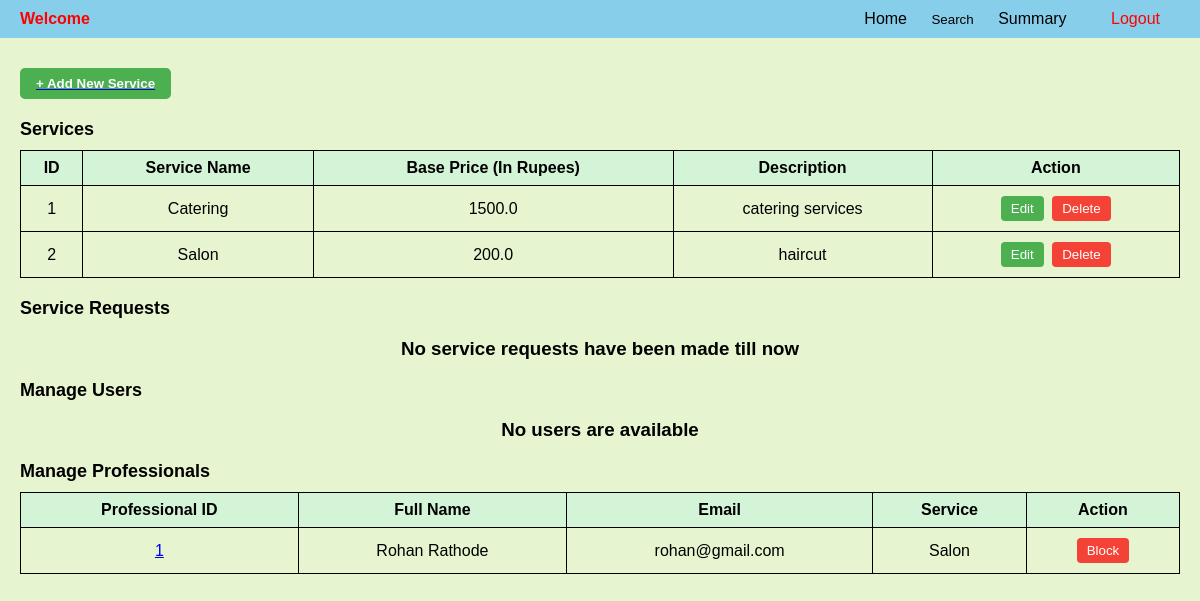
The page /admin on the database its author committed.
### backend/models.py (models this page shows)
class Service(db.Model):
    __tablename__="service"
    id=db.Column(db.Integer,primary_key=True)
    name=db.Column(db.String,unique=True,nullable=False)
    baseprice=db.Column(db.Float, default=0.0)
    desc=db.Column(db.String,nullable=False)
    professionals=db.relationship('Prof_Info', back_populates='service',cascade='all,delete')

class Prof_Info(db.Model):
    __tablename__="prof_info"
    id=db.Column(db.Integer,primary_key=True)
    email=db.Column(db.String,unique=True,nullable=False)
    password=db.Column(db.String,nullable=False)
    role=db.Column(db.Integer,default=2)
    full_name=db.Column(db.String,nullable=False)
    service_name=db.Column(db.Integer, db.ForeignKey("service.id"), nullable=False)
    experience=db.Column(db.Integer,nullable=False)
    location=db.Column(db.String,nullable=False)
    pin_code=db.Column(db.Integer,nullable=False)
    prof_status=db.Column(db.String,default='requested')#requested,approved,rejected,blocked
    service=db.relationship("Service",back_populates="professionals")

### backend/controllers.py (the view)
@app.route("/admin")
def admin_dashboard():
    services=Service.query.all()
    professionals=Prof_Info.query.all()
    users=User_Info.query.all()
    return render_template("admin_dash.html", services=services, professionals=professionals, users=users)

### templates/admin_dash.html (shortened to what this page needs)
{% extends "admin_layout.html" %}
{% block content %}
</head>
<body>
    <div class="container">
        <a href="/service" type="button">
            <button type="submit" class="btn-add">+ Add New Service</button>
        </a>
        <div class="section-title">Services</div>
        {% if services %}
        <table class="table">
             <tr>
                <th>ID</th>
                <th>Service Name</th>
                <th>Base Price (In Rupees)</th>
                <th>Description</th>
                <th>Action</th>
             </tr>
             {% for service in services %}
             <tr>
                <td>{{ service.id }}</td>
                <td>{{ service.name }}</td>
                <td>{{ service.baseprice }}</td>
                <td>{{ service.desc }}</td>
                <td class="action-buttons">
                    <a href="/edit_service/{{service.id}}" type="button"><button class="btn-edit">Edit</button></a>
                    <form action="{{ url_for('delete_service', id=service.id) }}" method="POST" style="display: inline;">
                        <button type="submit" class="btn-delete" onclick="return confirm('Are you sure you want to delete this service?');">Delete</button>
                    </form>
                </td>
             </tr>
            {% endfor %}
        </table>
        {% else %}
        <h3 class="center" style="text-align: center;">No services are available</h3>
        {% endif %}
        <div class="section-title">Service Requests</div>
        {% if service_requests %}
        <table class="table">
            <tr>
                <th>ID</th>
                <th>Assigned Professional (if any)</th>
                <th>Requested Date</th>
                <th>Status (R/A/C)</th>
            </tr>
            {% for service_req in service_requests %}
            <tr>
                <td>{{ service_req.id }}</td>
                <td>{{ service_req.assigned_professional }}</td>
                <td>{{ service_req.date_of_req }}</td>
                <td>{{ service_req.status }}</td>
            </tr>
            {% endfor %}
        </table>
        {% else %}
        <h3 class="center" style="text-align: center;">No service requests have been made till now</h3>
        {% endif %}
        <div class="section-title">Manage Users</div>
        {% if users %}
        <table class="table">
            <tr>
                <th>User ID</th>
                <th>Full Name</th>
                <th>Email</th>
                <th>Action</th>
            </tr>
            {% for user_info in users %}
            <tr>
                <td><a href="/user_profile/{{user_info.id}}">{{ user_info.id }}</a></td>
                <td>{{ user_info.full_name }}</td>
                <td>{{ user_info.email }}</td>
                <td class="action-buttons">
                    {% if user_info.user_status == 'approved' %}
                    <form action="{{url_for('block_user', id=user_info.id)}}" method="POST">
                        <button class="btn-block" onclick="return confirm('Are you sure you want to block this user?');">Block</button>
                    </form>
                    {% elif user_info.user_status == 'blocked' %}
                    <form action="{{url_for('unblock_user', id=user_info.id)}}" method="POST">
                        <button class="btn-block" onclick="return confirm('Are you sure you want to unblock this user?');">Unblock</button>
                    </form>
                     {% endif %}
                </td>
            </tr>
            {% endfor %}
        </table>
        {% else %}
        <h3 class="center" style="text-align: center;">No users are available</h3>
        {% endif %}
        <div class="section-title">Manage Professionals</div>
        {% if professionals %}
        <table class="table">
            <tr>
                <th>Professional ID</th>
                <th>Full Name</th>
                <th>Email</th>
                <th>Service</th>
                <th>Action</th>
            </tr>
            {% for prof_info in professionals %}
            <tr>
                <td><a href="/professional_profile/{{prof_info.id}}">{{ prof_info.id }}</a></td>
                <td>{{ prof_info.full_name }}</td>
                <td>{{ prof_info.email }}</td>
                <td>{{ prof_info.service.name }}</td>
                <td class="action-buttons">
                    {% if prof_info.prof_status == 'approved' %}
                    <form action="{{url_for('block_professional', id=prof_info.id)}}" method="POST">
                        <button class="btn-block" onclick="return confirm('Are you sure you want to block this professional?');">Block</button>
                    </form>
                    {% elif prof_info.prof_status == 'requested' %}
                        <form action="{{url_for('approve_professional', id=prof_info.id)}}" method="POST"><button class="btn-approve">Approve</button></form>
                        <form action="{{url_for('delete_professional', id=prof_info.id)}}" method="POST"><button class="btn-delete">Delete</button></form>
                    {% endif %}
                </td>
            </tr>
            {% endfor %}
        </table>
        {% else %}
        <h3 class="center" style="text-align: center;">No professionals are available</h3>
        {% endif %}
    </div>
</body>
</html>
{% endblock %}

### templates/admin_layout.html (style rules this page uses)
body { font-family: Arial, sans-serif; margin: 0; padding: 0; background-color: #e6f5d0; }

### templates/admin_dash.html (style rules this page uses)
.container { padding: 20px; }
.section-title { font-size: 18px; font-weight: bold; margin-top: 20px; }
.table { width: 100%; border-collapse: collapse; margin-top: 10px; }
.table th, .table td { border: 1px solid #000; padding: 8px; text-align: center; }
.table th { background-color: #d3f4d7; font-weight: bold; }
.action-buttons button { padding: 5px 10px; margin: 2px; border: none; border-radius: 4px; cursor: pointer; }
.btn-edit { background-color: #4CAF50; color: white; }
.btn-delete { background-color: #f44336; color: white; }
.btn-reject, .btn-block { background-color: #f44336; color: white; }
.btn-add { margin-top: 10px; padding: 8px 16px; background-color: #4CAF50; color: white; font-weight: bold; border: none; border-radius: 5px; cursor: pointer; display: block; }

### rows shown on the page
Service: id "1", name "Catering", baseprice "1500.0", desc "catering services"
Service: id "2", name "Salon", baseprice "200.0", desc "haircut"
Prof_Info: id "1", full_name "Rohan Rathode", email "rohan@gmail.com", service.name "Salon"
